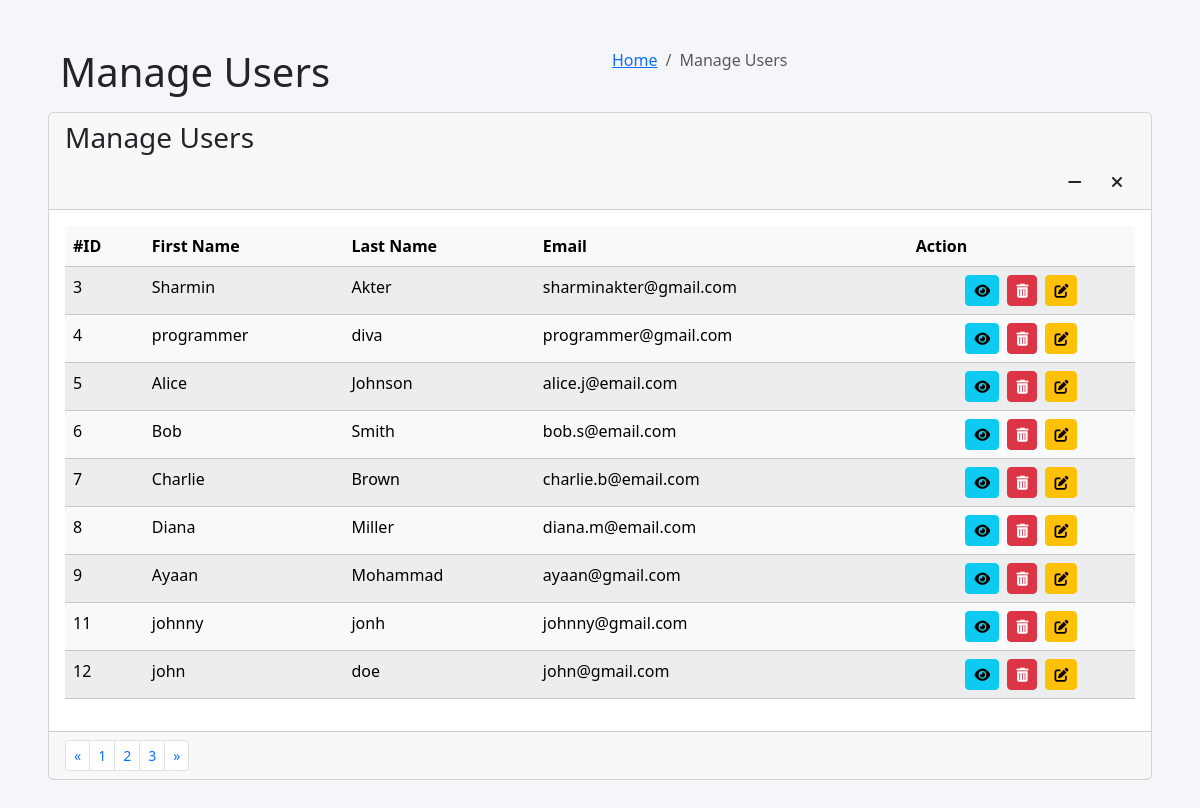
Before: /pages/admin/users/manage_users.php with the older database file.
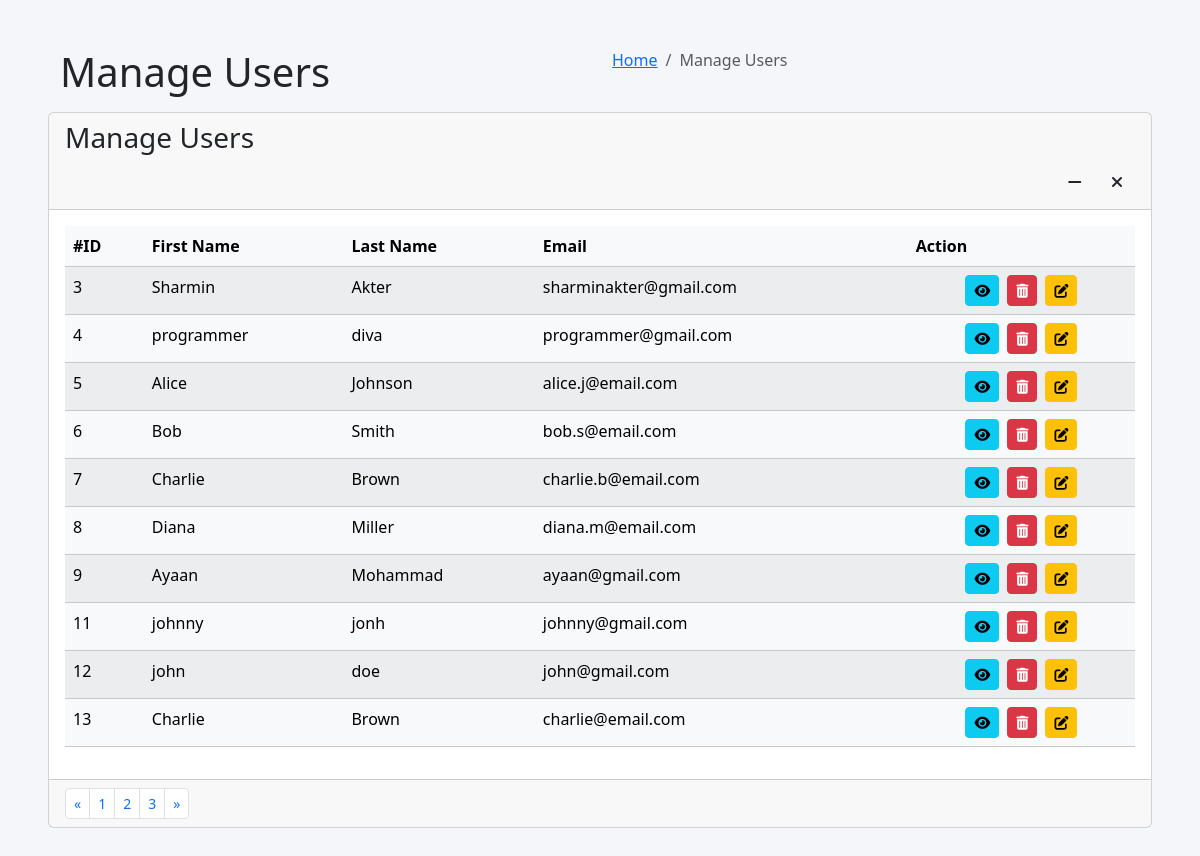
After: the same page with the newer database file.
### tables this page shows
CREATE TABLE `users` (
  `id` int(11) NOT NULL,
  `first_name` varchar(50) NOT NULL,
  `last_name` varchar(50) NOT NULL,
  `email` varchar(100) NOT NULL,
  `password` varchar(255) NOT NULL,
  `role_id` int(11) DEFAULT NULL,
  `created_at` timestamp NOT NULL DEFAULT current_timestamp()
);

### pages/admin/users/manage_users.php (the view, shortened to what this page needs)
<?php
include('config.php');
?>
<!DOCTYPE html>
<html lang="en">
<head>
    <link href="https://cdn.jsdelivr.net/npm/bootstrap@5.3.3/dist/css/bootstrap.min.css" rel="stylesheet">
    <link href="https://cdnjs.cloudflare.com/ajax/libs/font-awesome/6.0.0-beta3/css/all.min.css" rel="stylesheet">
</head>
<body>
<div class="container-fluid p-5">
    <section class="content-header">
        <div class="container-fluid">
            <div class="row mb-2">
                <div class="col-sm-6"><h1>Manage Users</h1></div>
                <div class="col-sm-6">
                    <ol class="breadcrumb float-sm-right">
                        <li class="breadcrumb-item"><a href="#">Home</a></li>
                        <li class="breadcrumb-item active">Manage Users</li>
                    </ol>
                </div>
            </div>
        </div>
    </section>
    <section class="content">
        <div class="card">
            <div class="card-header">
                <h3 class="card-title">Manage Users</h3>
                <div class="card-tools">
                    <button type="button" class="btn btn-tool" data-card-widget="collapse"><i class="fas fa-minus"></i></button>
                    <button type="button" class="btn btn-tool" data-card-widget="remove"><i class="fas fa-times"></i></button>
                </div>
            </div>
            <div class="card-body">
                <table class="table table-hover table-light table-striped">
                  <thead class="bg-info text-white">
                        <tr>
                            <th>#ID</th>
                            <th>First Name</th>
                            <th>Last Name</th>
                            <th>Email</th>
                            <th>Action</th>
                        </tr>
                    </thead>
                    <tbody>
                        <?php
                        $users = $dms->query("SELECT * FROM users");
                        while (list($id, $fname, $lname, $email) = $users->fetch_row()) {
                            echo "<tr>
                                <td>$id</td>
                                <td>$fname</td>
                                <td>$lname</td>
                                <td>$email</td>
                                <td class='d-flex justify-content-center align-items-center'>
                                    <button type='button' class='btn btn-info btn-sm me-2' data-bs-toggle='modal' data-bs-target='#userViewModal'
                                        data-id='$id'
                                        data-fname='$fname'
                                        data-lname='$lname'
                                        data-email='$email'
                                        title='View User'>
                                        <i class='fas fa-eye'></i>
                                    </button>
                                    <button type='button' class='btn btn-danger btn-sm me-2 deleteBtn'
                                        data-id='$id' title='Delete User'>
                                        <i class='fas fa-trash-alt'></i>
                                    </button>
                                    <form id='deleteForm-$id' action='' method='post' style='display:none;'>
                                        <input type='hidden' name='txtId' value='$id'>
                                        <input type='hidden' name='btnDelete' value='1'>
                                    </form>
                                    <form action='home.php?page=3' method='post'>
                                        <input type='hidden' name='id' value='$id'>
                                        <button type='submit' name='btnEdit' class='btn btn-warning btn-sm'>
                                            <i class='fas fa-edit'></i>
                                        </button>
                                    </form>
                                </td>
                            </tr>";
                        }
                        ?>
                    </tbody>
                </table>
            </div>
            <div class="card-footer clearfix">
                <ul class="pagination pagination-sm m-0 float-right">
                    <li class="page-item"><a class="page-link" href="#">«</a></li>
                    <li class="page-item"><a class="page-link" href="#">1</a></li>
                    <li class="page-item"><a class="page-link" href="#">2</a></li>
                    <li class="page-item"><a class="page-link" href="#">3</a></li>
                    <li class="page-item"><a class="page-link" href="#">»</a></li>
                </ul>
            </div>
        </div>
    </section>
</div>
</body>
</html>

### pages/admin/users/manage_users.php (style rules this page uses)
body { background-color: #f4f6f9; }
.card-header .card-title { float: none; }
.card-tools { float: right; }

Changed rows visible on the page:
added users: id "13", first_name "Charlie", last_name "Brown", email "charlie@email.com"
